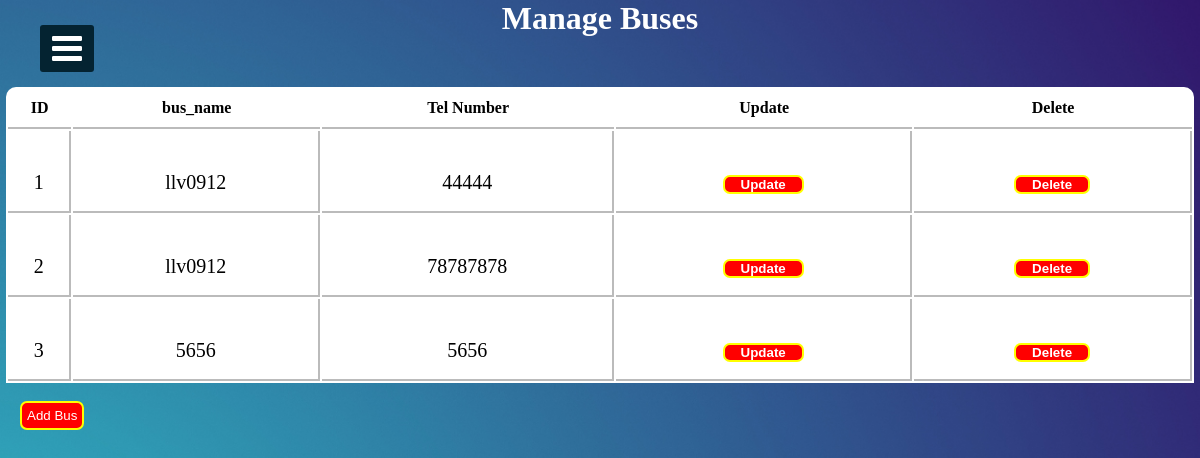
/ManagesBuses.php, run on the app's committed database.
### tables this page shows
CREATE TABLE `bus` (
  `id` int(11) NOT NULL,
  `Bus_Name` varchar(255) NOT NULL,
  `Tel` varchar(20) NOT NULL
);

### ManagesBuses.php (the view, shortened to what this page needs)
<?php
  include("connection.php");
?>
<!DOCTYPE html>
<html>
<head>
  <link rel="stylesheet" href="https://cdnjs.cloudflare.com/ajax/libs/font-awesome/4.7.0/css/font-awesome.min.css">
<link rel="stylesheet" href="cssfile/sidebar.css">
</head>
<body>
  <label for="check">
<i class="fa fa-bars" id="btn"></i>
  </label>
<div class="sidebar2">
		<h1 class="adminTopic">Manage Buses</h1>
<?php
    $sqlget="SELECT * FROM bus";
    $sqldata=mysqli_query($conn,$sqlget) or die('error getting');
    echo "<table>";
    echo "<tr>
      <th>ID</th>
    <th>bus_name</th>
    <th>Tel Number</th>
    <th>Update</th>
    <th>Delete</th>
       </tr>";
       while ($row=mysqli_fetch_array($sqldata,MYSQLI_ASSOC))
       {
        echo "<tr><td>";
        echo $row['id'];
        echo "</td><td>";
        echo $row['Bus_Name'];
        echo "</td><td>";
        echo $row['Tel'];
        echo "</td>";
        ?>
        <td>
        <button style="border:2px solid yellow; border-radius:7px; background-color:red;color:white;">
          <a href="UpdateBus.php?id=<?php echo $row['id'];?>">
          Update
          </a>
        </button>
        </td><td>
        <button style = "border:2px solid yellow; border-radius:7px; background-color:red;color:white;" >
          <a href="deleteBus.php?id=<?php echo $row['id'];?>">
            Delete
        </a>
       </button>
        </td></tr>
<?php
       }
       echo "</table>";
?>
<br>
                       <a href="AddBus.php">     <button class="btnPolicy">Add Bus</button></a>
</div>
</body>
</html>

### cssfile/sidebar.css (style rules this page uses)
* { margin: 0; padding: 0; list-style: none; text-decoration: none; }
label #btn, label #cancle { position: absolute; cursor: pointer; background: #042331; color: #fff; border-radius: 3px; }
label #btn { left: 40px; top: 25px; font-size: 35px; color: #fff; padding: 6px 12px; transition: all 0.5s; }

### ManagesBuses.php (style rules this page uses)
body { background-image: url("image/20.jpg"); background-position: center; background-size: cover; height: 700px; background-repeat: no-repeat; background-attachment: fixed; }
.adminTopic { text-align: center; color: #fff; }
table { width:99%; border-collapse: separate !important; margin:auto; text-align:center; margin-top:50px; background-color: rgb(255, 255, 255); border-radius: 10px 10px 0px 0px; }
table th { border-bottom:2px solid rgb(187, 187, 187); padding:10px 0px 10px 0px; font-family: "balsamiq_sansitalic" !important; }
table tr td { border-right: 2px solid rgb(187, 187, 187); height: 58px; padding: 22px 0px 0px 0px; font-family: "monospace;" !important; border-bottom: 2px solid rgb(187, 187, 187); font-size: 20px; }
table tr td a { color: white; border-radius: 5px; padding: 6px; text-decoration: none; margin: 10px; font-weight: 700; }
button { padding: 5px 5px 5px 5x; }
.btnPolicy { padding: 5px 5px 5px 5px; border: 2px solid yellow; border-radius: 7px; background-color: red; color: white; margin-left: 20px; }

### data on the page
bus: id "1", Bus_Name "llv0912", Tel "44444"
bus: id "2", Bus_Name "llv0912", Tel "78787878"
bus: id "3", Bus_Name "5656", Tel "5656"
